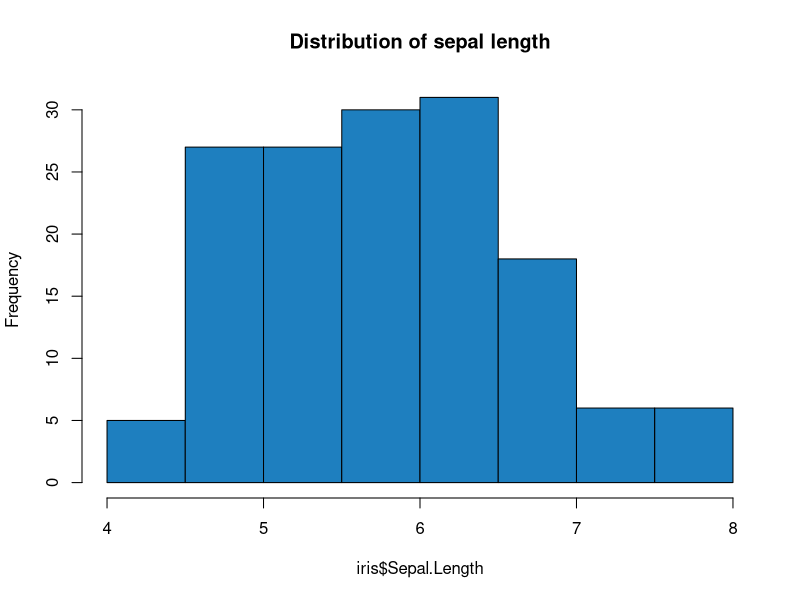
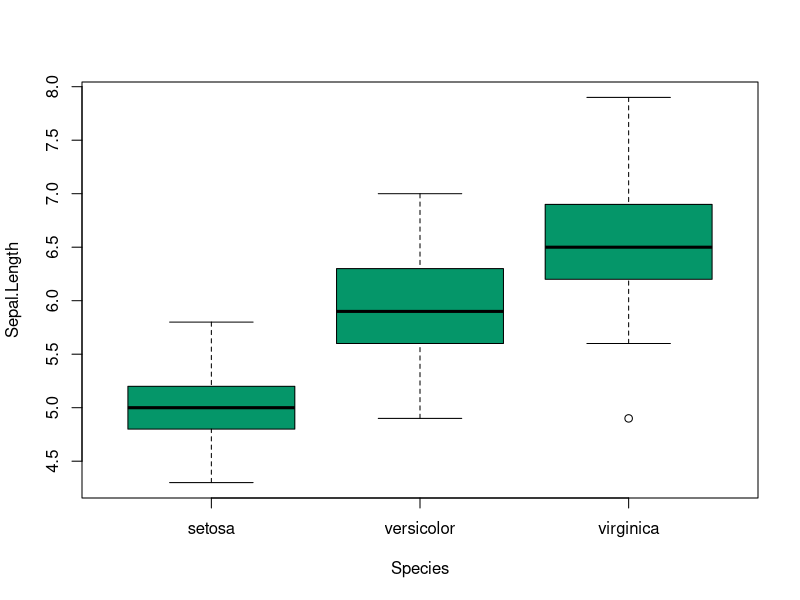
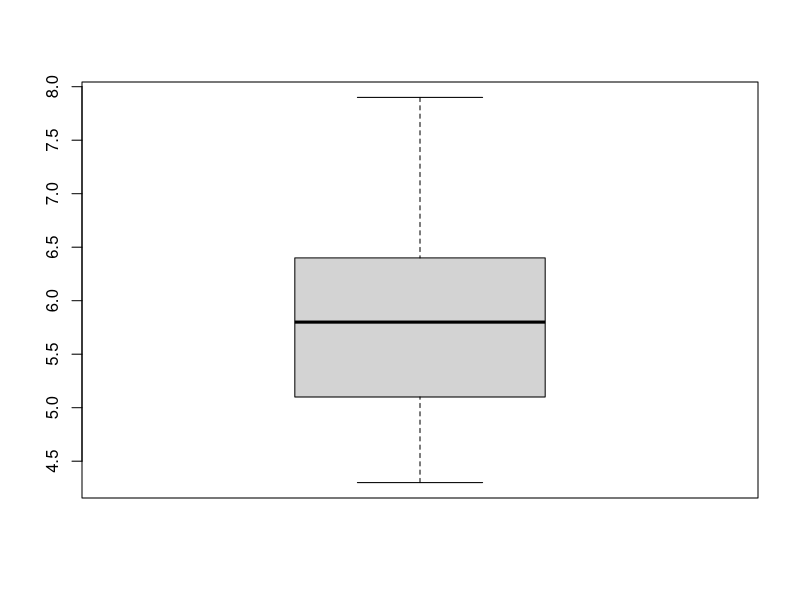
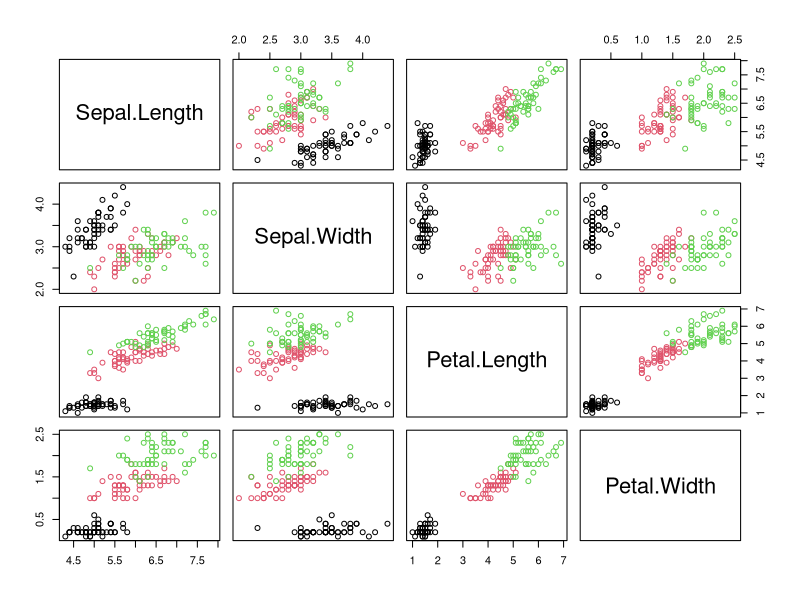

These figures' R source, in order:
# =====================================================================
# NOT EXECUTED IN VERIFICATION -- R is not installable in this environment
# (Debian repos blocked). Desk-checked only; numbers in comments come from
# the executed Python equivalent in python/. Run this in RStudio.
# =====================================================================
# Experiment 5: Exploratory Data Analysis
# Python equivalent: python/05_eda.py
data(iris)                       # or read.csv("yourfile.csv")

str(iris)                        # structure: 150 obs. of 5 variables
dim(iris); nrow(iris); ncol(iris)
head(iris); tail(iris)
summary(iris)                    # min, Q1, median, mean, Q3, max per column

colSums(is.na(iris))             # missing values per column
sum(complete.cases(iris))        # rows with no NA at all

table(iris$Species)              # categorical counts
prop.table(table(iris$Species))  # as proportions

hist(iris$Sepal.Length, breaks = 10, col = "#1e7fbf",
     main = "Distribution of sepal length")
boxplot(Sepal.Length ~ Species, data = iris, col = "#059669")
boxplot(iris$Sepal.Length)$out    # the outlier values themselves
pairs(iris[, 1:4], col = iris$Species)   # scatterplot matrix

cor(iris[, 1:4])                 # correlation matrix -- numeric columns only

# Skewness needs a package; the sign is what matters
# library(e1071); skewness(iris$Sepal.Length)
# mean > median  -> right-skewed ; mean < median -> left-skewed
mean(iris$Sepal.Length); median(iris$Sepal.Length)
